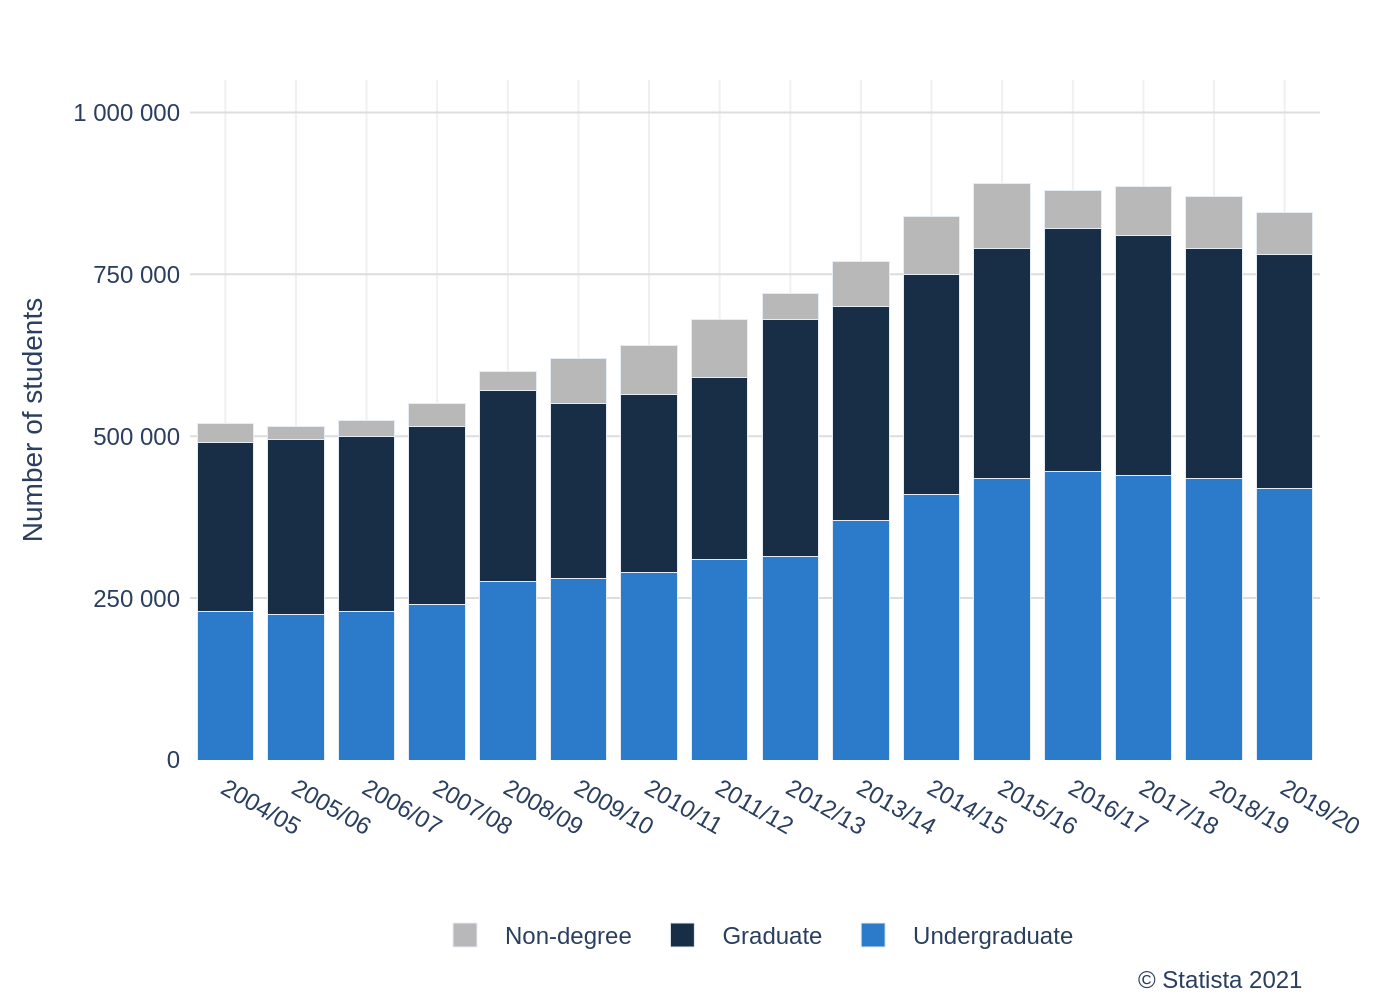

This figure's Python source:
import sys
import json
import pathlib
import plotly.graph_objects as go

if len(sys.argv) != 2:
    print("Usage: python create_chart.py <path_to_json_file>")
    sys.exit(1)

json_path = pathlib.Path(sys.argv[1])
if not json_path.is_file():
    print(f"Error: JSON file not found at {json_path}")
    sys.exit(1)

with open(json_path, 'r', encoding='utf-8') as f:
    chart_data = json.load(f)

# Extract data and texts from the JSON structure
data = chart_data['chart_data']
texts = chart_data['texts']
colors = chart_data['colors']
legend_labels = texts['legend_labels']

categories = [item['category'] for item in data]
values_by_series = [[item['values'][i] for item in data] for i in range(len(legend_labels))]

# Create the figure object
fig = go.Figure()

# Add a bar trace for each data series
for i, label in enumerate(legend_labels):
    fig.add_trace(go.Bar(
        x=categories,
        y=values_by_series[i],
        name=label,
        marker_color=colors[i]
    ))

# Update layout for a professional appearance
fig.update_layout(
    barmode='stack',
    font_family='Arial',
    plot_bgcolor='white',
    xaxis=dict(
        title_text=texts['x_axis_title'],
        categoryorder='array',
        categoryarray=categories,
        showgrid=True,
        gridcolor='#f0f0f0'
    ),
    yaxis=dict(
        title_text=texts['y_axis_title'],
        range=[0, 1050000],
        tickvals=[0, 250000, 500000, 750000, 1000000],
        ticktext=["0", "250 000", "500 000", "750 000", "1 000 000"],
        showgrid=True,
        gridcolor='#dddddd'
    ),
    legend=dict(
        orientation='h',
        yanchor='bottom',
        y=-0.3,
        xanchor='center',
        x=0.5
    ),
    margin=dict(l=80, r=40, b=120, t=40, pad=4),
    annotations=[]
)

# Add source annotation if present
if texts.get('source'):
    fig.layout.annotations += (dict(
        text=texts['source'],
        showarrow=False,
        xref='paper',
        yref='paper',
        x=0.99,
        y=-0.35,
        xanchor='right',
        yanchor='bottom',
        align='right',
        font=dict(size=12)
    ),)

# Generate the output image file
output_filename = json_path.stem + ".png"
fig.write_image(output_filename, scale=2)

print(f"Chart saved as {output_filename}")
